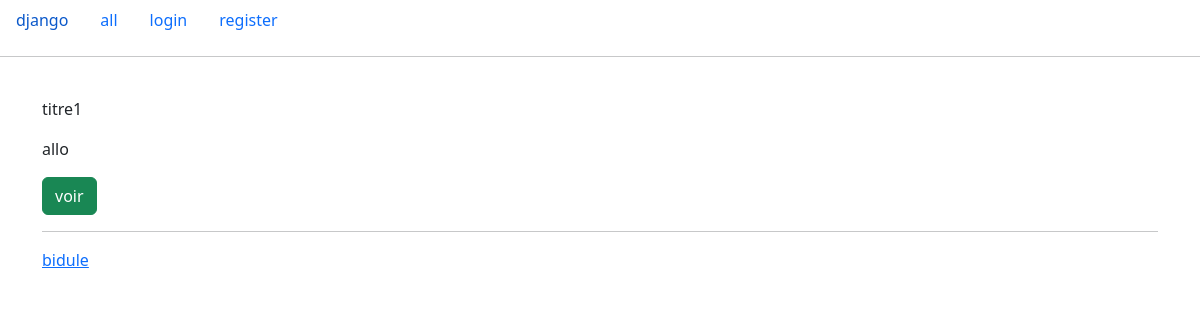
Page /siteweb/messages on the earlier database version.
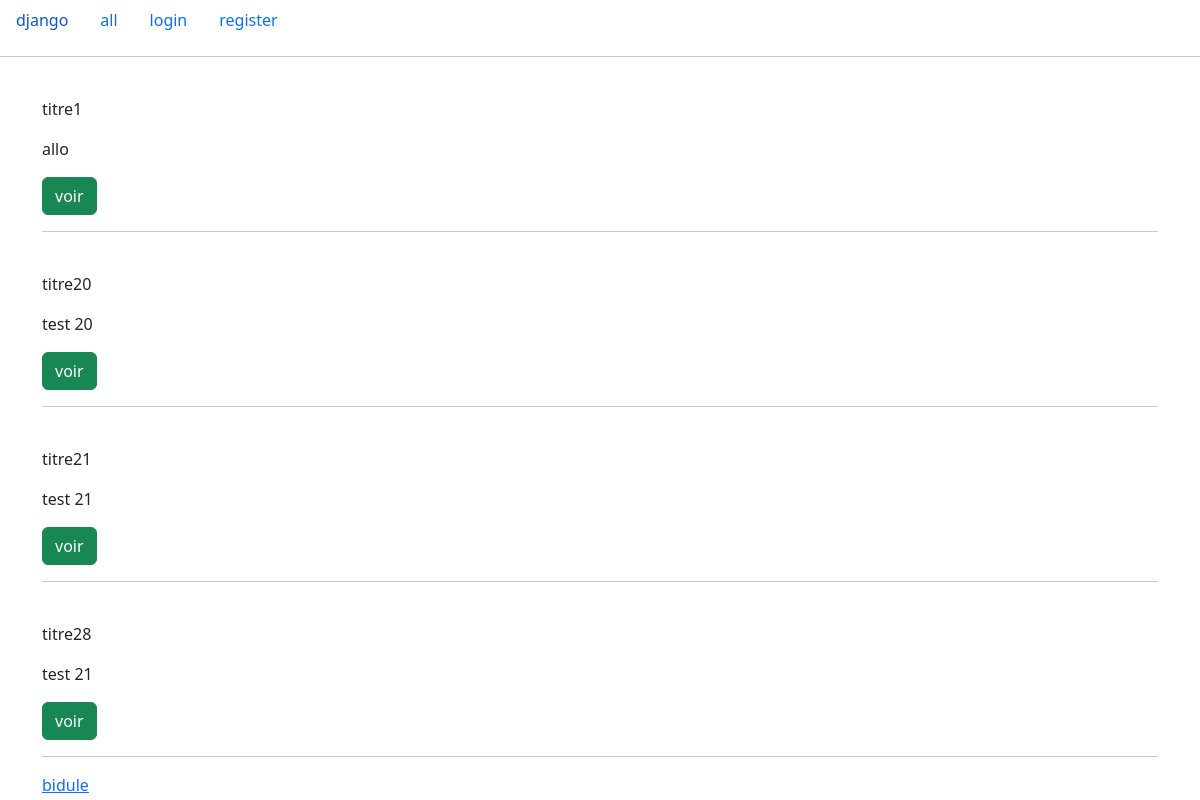
Same page on the later database version.
### siteweb/models.py (models this page shows)
class Message(models.Model):
    title = models.CharField(max_length=255)
    content = models.CharField(max_length=1000)
    author = models.ForeignKey(User, null=False, on_delete=models.CASCADE, default="missing_author")
    category = models.ForeignKey(Category, null=True, on_delete=models.SET_NULL)

### siteweb/views.py (the view)
# urls.py: path('messages', views.findAll, name='messageAll'),
def findAll(request):
    data = Message.objects.all()
    return render(request, 'siteweb/findAllMessage.html', {
        "messages": data
    })

### siteweb/templates/siteweb/findAllMessage.html
{% extends 'siteweb/base.html' %}
{% block content %}
{% for message in messages %}
<br>
    <p>{{ message.title }}</p>
   <p>{{ message.content }}</p>
<a href="{% url 'show_message' message.id %}" class="btn btn-success">voir</a>
<hr>
{% endfor %}
<a href="{% url 'home_bidule'%}">bidule</a>
{% endblock %}

Differences in the rows shown:
added Message: title "titre20", content "test 20"
added Message: title "titre21", content "test 21"
added Message: title "titre28", content "test 21"
